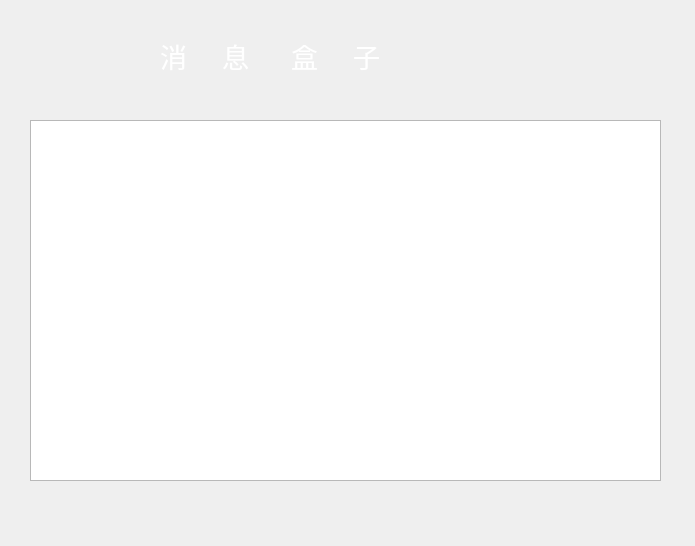
<?xml version="1.0" encoding="UTF-8"?>
<ui version="4.0">
 <class>InforBox</class>
 <widget class="QDialog" name="InforBox">
  <property name="geometry">
   <rect>
    <x>0</x>
    <y>0</y>
    <width>695</width>
    <height>546</height>
   </rect>
  </property>
  <property name="windowTitle">
   <string>Dialog</string>
  </property>
  <property name="styleSheet">
   <string notr="true">alternate-background-color: qconicalgradient(cx:0.5, cy:0.5, angle:0, stop:0 rgba(35, 40, 3, 255), stop:0.16 rgba(136, 106, 22, 255), stop:0.225 rgba(166, 140, 41, 255), stop:0.285 rgba(204, 181, 74, 255), stop:0.345 rgba(235, 219, 102, 255), stop:0.415 rgba(245, 236, 112, 255), stop:0.52 rgba(209, 190, 76, 255), stop:0.57 rgba(187, 156, 51, 255), stop:0.635 rgba(168, 142, 42, 255), stop:0.695 rgba(202, 174, 68, 255), stop:0.75 rgba(218, 202, 86, 255), stop:0.815 rgba(208, 187, 73, 255), stop:0.88 rgba(187, 156, 51, 255), stop:0.935 rgba(137, 108, 26, 255), stop:1 rgba(35, 40, 3, 255));</string>
  </property>
  <widget class="QLabel" name="label">
   <property name="geometry">
    <rect>
     <x>160</x>
     <y>10</y>
     <width>341</width>
     <height>91</height>
    </rect>
   </property>
   <property name="font">
    <font>
     <family>微软雅黑</family>
     <pointsize>20</pointsize>
     <weight>50</weight>
     <italic>false</italic>
     <bold>false</bold>
    </font>
   </property>
   <property name="styleSheet">
    <string notr="true">color: rgb(255, 255, 255);
font: 20pt &quot;微软雅黑&quot;;
</string>
   </property>
   <property name="text">
    <string>消     息      盒     子</string>
   </property>
  </widget>
  <widget class="QListWidget" name="listWidget">
   <property name="geometry">
    <rect>
     <x>30</x>
     <y>120</y>
     <width>631</width>
     <height>361</height>
    </rect>
   </property>
   <property name="font">
    <font>
     <family>微软雅黑</family>
     <pointsize>12</pointsize>
    </font>
   </property>
  </widget>
 </widget>
 <resources/>
 <connections/>
</ui>
